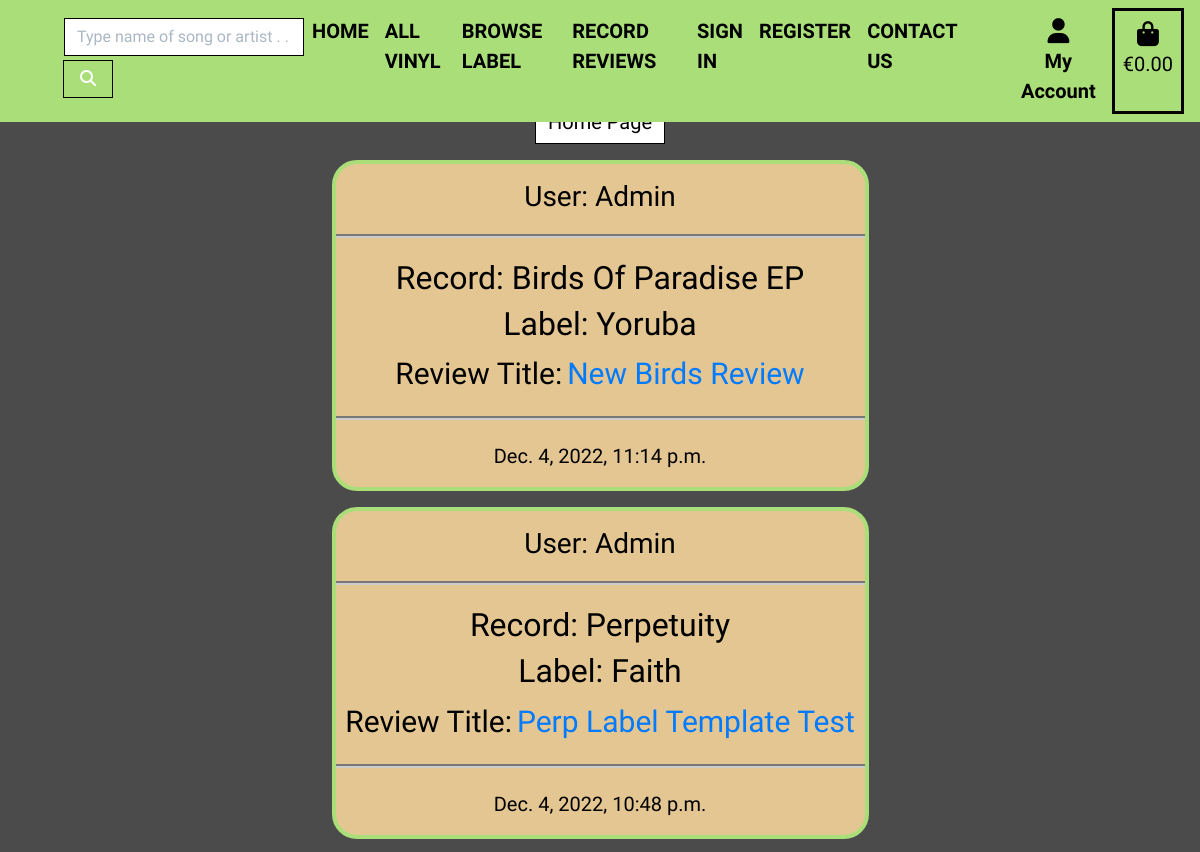
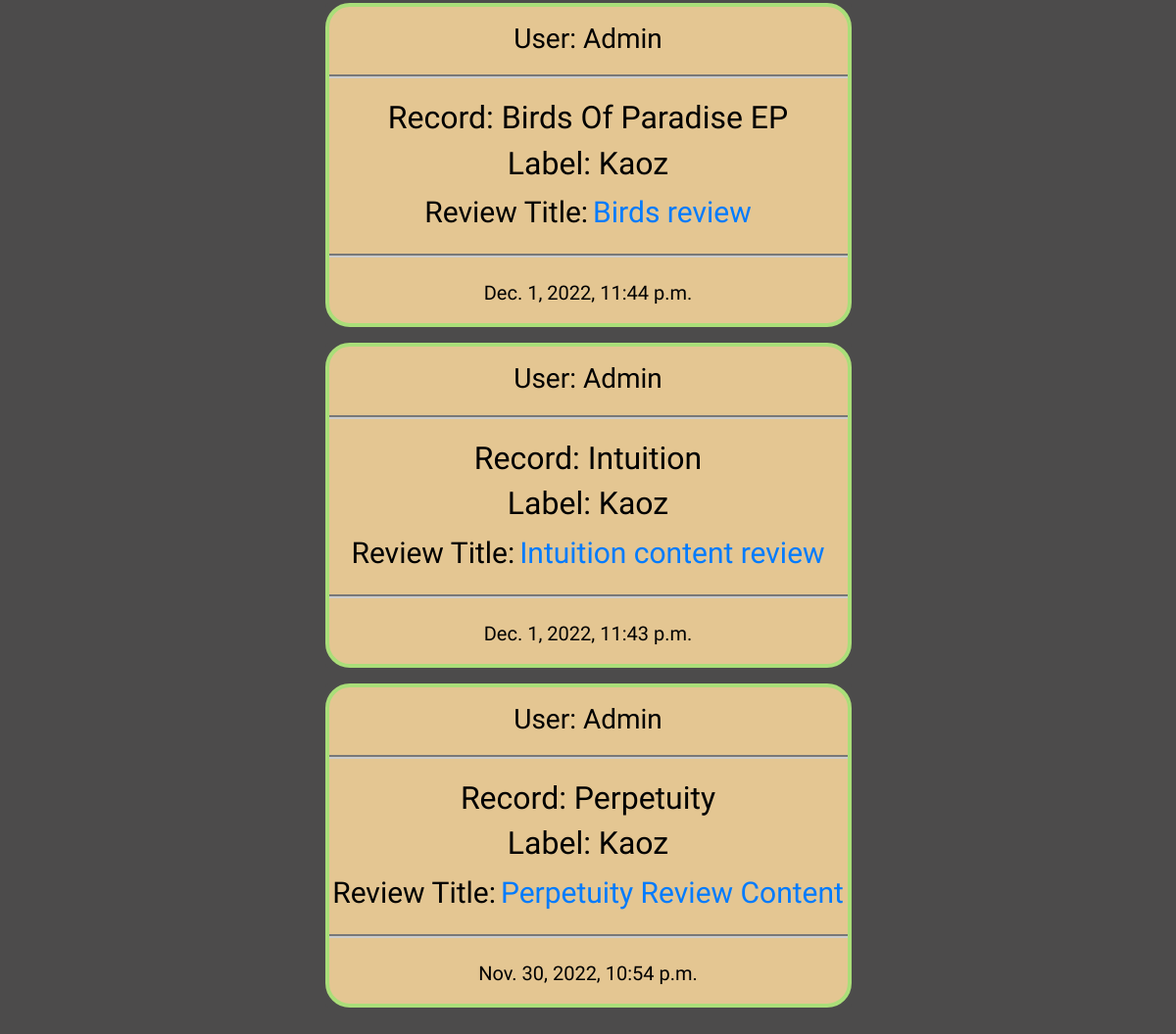
Page /reviews/posted_review/ on the earlier database version (2 pictures, top to bottom).
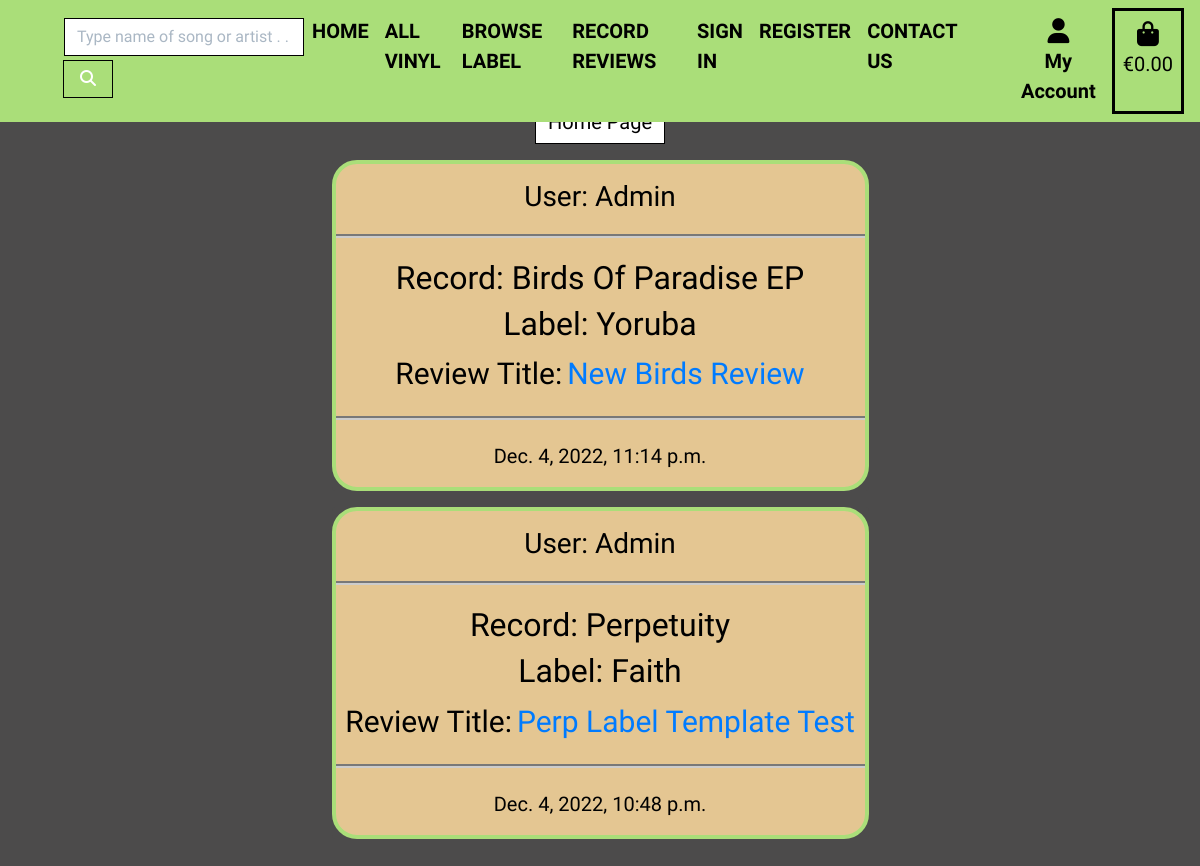
Same page on the later database version.
### reviews/models.py (models this page shows, shortened)
class Review(models.Model):
    title = models.ForeignKey(
        Record, on_delete=models.CASCADE, max_length=100, blank=False
    )
    label = models.ForeignKey(
        Label, on_delete=models.CASCADE, max_length=100,
        blank=False, default='1'
    )
    user = models.ForeignKey(
        User, on_delete=models.CASCADE, blank=False
    )
    subject = models.CharField(
        max_length=100, null=False, blank=False, default='Enter Review Title'
    )
    content = models.TextField()
    status = models.IntegerField(choices=STATUS, default=0)
    created_on = models.DateTimeField(auto_now_add=True)
    updated_on = models.DateTimeField(auto_now=True)
    class Meta:
        ordering = ["-created_on"]

### products/models.py (models this page shows, shortened)
class Record(models.Model):
    title = models.CharField(max_length=254)
    artist = models.CharField(max_length=254)
    producer = models.CharField(max_length=254, default="")
    label = models.ForeignKey(Label, on_delete=models.CASCADE)
    price = models.DecimalField(max_digits=4, decimal_places=2)
    track = models.CharField(
        max_length=500, null=False, blank=False, default=""
    )
    description = models.TextField(null=True, blank=True)
    image_url = models.URLField(max_length=1024, null=True, blank=True)
    image = models.ImageField(null=True, blank=True)
    def __str__(self):
        return self.title

class Label(models.Model):
    label = models.CharField(max_length=150)
    friendly_name = models.CharField(max_length=254)
    def __str__(self):
        return self.label

### reviews/views.py (the view)
class ReviewList(ListView):
    model = Review
    queryset = Review.objects.filter(status=1).order_by("-created_on")
    template_name = "reviews/posted_review.html"
    paginate_by = 6

### basket/contexts.py (called while the page is built, shortened)
def basket_contents(request):
    basket_items = []
    total = 0
    record_count = 0
    basket = request.session.get('basket', {})
    delivery = total * Decimal(settings.DELIVERY_PERCENTAGE / 100)
    grand_total = total + delivery
    context = {
        'basket_items': basket_items,
        'total': total,
        'record_count': record_count,
        'delivery': delivery,
        'grand_total': grand_total,
    }
    return context

### reviews/templates/reviews/posted_review.html (shortened to what this page needs)
{% extends "base.html" %}
{% load static %}
{% block content %}
<div class="container-fluid p-5 mt-5">
    <div class="text-center pb-0 mt-1">
        <a class="btn btn-outline-black rounded-0 text-white span-nav" href="{% url 'products' %}">Home Page</a>
    </div>
    <div class="row">
        {% for review in review_list %}
        <div class="col-md-6 offset-md-3 mt-2 pt-2">
            <div class="card text-center">
                <div class="review-card text-white">
                    <h3 class="text-black pt-3 pb-0">User: {{ review.user }}</h3>
                    <hr class="hr-white">
                    <h2 class="text-black">Record: {{ review.title }}</h2>
                    <h2 class="text-black">Label: {{ review.label }}</h2>
                        <span class="span-review text-black">Review Title:</span>
                        <a href="{% url 'review_detail' review.pk review.title %}" class="review-link">
                        <span class="span-review"> {{ review.subject }}</span>
                        </a>
                    <br>
                    <hr class="hr-white">
                    <div class="text-black pb-3">{{ review.created_on}}
                    </div>
                </div>
            </div>
        </div>
        {% if forloop.counter|divisibleby:3 %}
    </div>
    <div class="row">
        {% endif %}
        {% endfor %}
    </div>
{% endblock %}

### templates/base.html (shortened to what this page needs)
{% load static %}
<!doctype html>
<html lang="en">
    <head>
        {% block corecss %}
            <link rel="stylesheet" href="https://stackpath.bootstrapcdn.com/bootstrap/4.4.1/css/bootstrap.min.css"
>
            <link rel="stylesheet" href="{% static 'css/base.css' %}">
        {% endblock %}
    </head>
    <body>
        <header class="container-fluid fixed-top">
            <div class="row" id="main-nav">
                <nav class="navbar navbar-expand-lg navbar-light w-100" id="main-nav">
                    {% include 'includes/main-nav.html' %}
                </nav>
            </div>
        </header>
        {% block content %}
        {% endblock %}
    </body>
</html>

### templates/includes/main-nav.html (shortened to what this page needs)
<div class="collapse navbar-collapse" id="main-nav">
    <ul class="navbar-nav ml-5">
        <li class="nav-item">
            <div id="searchbar">
                {% block searchbar %}
                {% include 'includes/searchbar.html' %}
                {% endblock %}
            </div>
        </li>
        <li class="nav-item">
            <a class="nav-link text-black font-weight-bold" href="{% url 'home' %}" aria-label="link to home page">
            <span class="span-nav">Home</a></span>
        </li>
        <li class="nav-item">
            <a class="nav-link text-black font-weight-bold" href="{% url 'products' %}" aria-label="link to records page">
            <span class="span-nav">All Vinyl</a></span>
        </li>
        <li class="nav-item dropdown">
            <a class="nav-link text-black font-weight-bold" href="{% url 'products' %}" aria-label="link to records page"
            id="all-products-link" data-toggle="dropdown" aria-haspopup="true" aria-expanded="false">
                <span class="span-nav">Browse Label</a></span>
        </li>
        <li class="nav-item dropdown">
            <a class="nav-link text-black font-weight-bold" href="#" aria-label="link to reviews page"
                id="user-options" data-toggle="dropdown" aria-haspopup="true" aria-expanded="false">
                <span class="span-nav">Record Reviews</a></span>
        </li>
        {% if request.user.is_authenticated %}
            {% if request.user.is_superuser %}
            <li class="nav-item">
                <a class="nav-link text-black font-weight-bold" href="{% url 'add_product' %}" aria-label="link to add product page">
                <span class="span-nav">Store Management</a></span>
            </li>
            {% endif %}
        <li class="nav-item">
            <a class="nav-link text-black font-weight-bold" href="{% url 'account_logout' %}" aria-label="link to sign out">
            <span class="span-nav">Sign Out</a></span>
        </li>
        {% else %}
        <li class="nav-item">
            <a class="nav-link text-black font-weight-bold" href="{% url 'account_login' %}" aria-label="link to sign in page">
            <span class="span-nav">Sign In</a></span>
        </li>
        <li class="nav-item">
            <a class="nav-link text-black font-weight-bold" href="{% url 'account_signup' %}" aria-label="link to sign up page">
            <span class="span-nav">Register</a></span>
        </li>
        {% endif %}
        <li class="nav-item mr-5">
            <a class="nav-link text-black font-weight-bold" href="{% url 'contact' %}" aria-label="link to contact us page">
            <span class="span-nav">Contact Us</a></span>
        </li>
        <li class="list-inline-item dropdown">
            <a class="nav-link text-black font-weight-bold" href="#" id="user-options" data-toggle="dropdown" aria-haspopup="true"
                aria-expanded="false">
                <div class="text-center">
                    <div><i class="fas fa-user fa-lg mt-1 mb-1"></i></div>
                    <span class="span-nav">My Account</span>
                </div>
            </a>
        </li>
        <li class="borderBlink nav-item {% if grand_total %} text-white bg-dark {% else %} text-black {% endif %}">
            <a class="{% if grand_total %} text-white bg-dark {% else %}text-black{% endif %} nav-link"
                href="{% url 'view_basket' %}">
                <div class="text-center"><i class="fas fa-shopping-bag fa-lg"></i>
                    <span class="span-nav">
                        {% if grand_total %}
                            €{{ grand_total|floatformat:2 }}
                        {% else %}
                            €0.00
                        {% endif %}
                    </span>
                </div>
            </a>
        </li>
    </ul>
</div>

### templates/includes/searchbar.html
<form class="form" method="GET" action="{% url 'products' %}">
    <div class="input-group mx-auto" id="searchbar">
        <input class="form-control border border-black rounded-0" type="text" name="q"
            id="searchbar" placeholder="Type name of song or artist . . .">
        <div class="input-group-append" id="search-btn">
            <button class="form-control form-control btn btn-black border border-black rounded-0"
                type="submit">
                <span class=" text-white icon">
                    <i class="fas fa-search"></i>
                </span>
            </button>
        </div>
    </div>
</form>

### static/css/base.css (style rules this page uses)
html { height: 100%; }
body { font-family: 'Squada One', sans-serif; font-size: 20px; background: rgb(76, 75, 75); height: calc(100vh - 164px); margin: 0; padding: 0; }
#main-nav { background-color: rgb(170, 222, 121); }
#searchbar { min-width: 20vw; margin-top: 2%; }
#search-btn { margin-top: 2%; }
.nav-item { text-transform: uppercase; }
.span-nav { font-size: 20px; }
.card { background: rgb(76, 75, 75); border: rgb(76, 75, 75); }
.review-card { background-color: #e4c692; border-radius: 25px; border: 4px solid rgb(170, 222, 121); }
.review-link { font-size: 30px; }
.span-review { font-size: 30px; }
.hr-white { display: block; height: 1px; border: 0; border-top: 4px groove #ccc; margin: 1em 0; padding: 0; }
.icon { align-items: center; display: block; justify-content: center; height: 1.5rem; width: 1.5rem; }
input[name='q']::placeholder { color: #aab7c4; }
.btn-outline-black { background: white; color: black !important; border: 1px solid black; }
.text-black { color: #000 !important; }
.border-black { border: 1px solid black !important; }
.borderBlink { border:3px solid black; animation-name: borderBlink; animation-duration: 1s; animation-iteration-count: 3; }

Differences in the rows shown:
removed Review: user "Admin", title "Birds Of Paradise EP", label "Kaoz", subject "Birds review", created_on "Dec. 1, 2022, 11:44 p.m."
removed Review: user "Admin", title "Intuition", label "Kaoz", subject "Intuition content review", created_on "Dec. 1, 2022, 11:43 p.m."
removed Review: user "Admin", title "Perpetuity", label "Kaoz", subject "Perpetuity Review Content", created_on "Nov. 30, 2022, 10:54 p.m."
